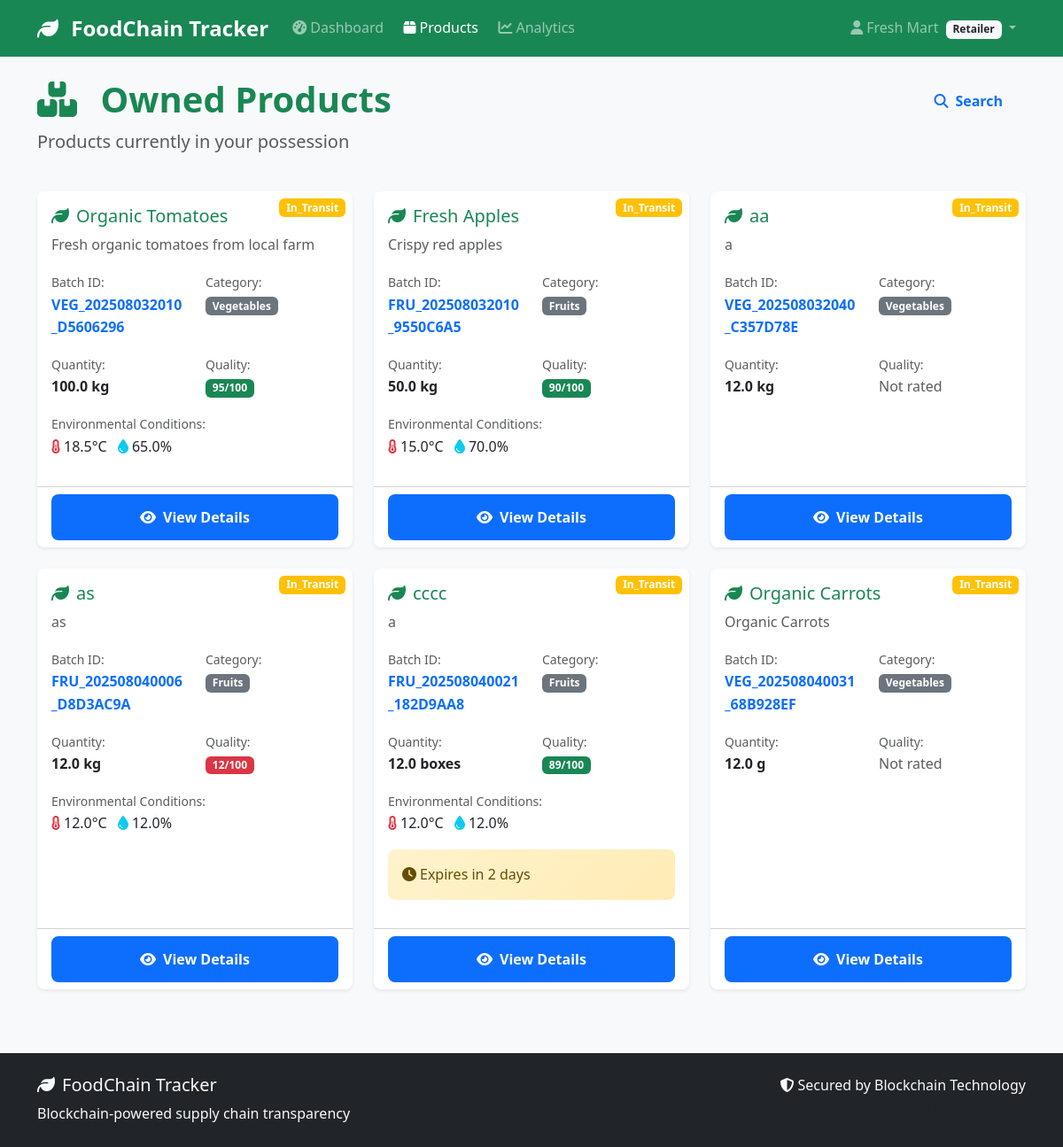
The app's page /products/ (signed in) with its own data.
### models/user.py (models this page shows, shortened)
class User(UserMixin, db.Model):
    __tablename__ = 'users'
    id = db.Column(db.Integer, primary_key=True)
    username = db.Column(db.String(80), unique=True, nullable=False)
    email = db.Column(db.String(120), unique=True, nullable=False)
    password_hash = db.Column(db.String(200), nullable=False)
    full_name = db.Column(db.String(100), nullable=False)
    phone = db.Column(db.String(20))
    address = db.Column(db.Text)
    role = db.Column(db.String(20), nullable=False)  # 'farmer', 'distributor', 'retailer', 'inspector'
    company_name = db.Column(db.String(100))
    license_number = db.Column(db.String(50))  # Business license or certification
    is_active = db.Column(db.Boolean, default=True)
    is_verified = db.Column(db.Boolean, default=False)  # For business verification
    created_at = db.Column(db.DateTime, default=datetime.utcnow)
    last_login = db.Column(db.DateTime)
    products_created = db.relationship('Product', foreign_keys='Product.created_by',
                                     backref='creator', lazy='dynamic')
    sent_transactions = db.relationship('Transaction', foreign_keys='Transaction.from_user_id',
                                      backref='sender', lazy='dynamic')
    received_transactions = db.relationship('Transaction', foreign_keys='Transaction.to_user_id',
                                          backref='receiver', lazy='dynamic')
    def get_role_display(self):
        role_names = {
            'farmer': 'Farmer/Producer',
            'distributor': 'Distributor',
            'retailer': 'Retailer',
            'inspector': 'Inspector'
        }
        return role_names.get(self.role, self.role.title())
    def can_create_products(self):
        return self.role == 'farmer'
    def can_transfer_products(self):
        return self.role in ['farmer', 'distributor']

### models/product.py (models this page shows, shortened)
class Product(db.Model):
    __tablename__ = 'products'
    id = db.Column(db.Integer, primary_key=True)
    batch_id = db.Column(db.String(50), unique=True, nullable=False)
    name = db.Column(db.String(100), nullable=False)
    category = db.Column(db.String(50), nullable=False)  # 'vegetables', 'fruits', 'grains', etc.
    description = db.Column(db.Text)
    quantity = db.Column(db.Float, nullable=False)  # Amount of product
    unit = db.Column(db.String(20), nullable=False)  # 'kg', 'tons', 'boxes', etc.
    quality_grade = db.Column(db.String(10))  # 'A', 'B', 'C', or custom grading
    quality_score = db.Column(db.Integer)  # 0-100 quality score
    origin_location = db.Column(db.String(200))  # Where product was produced
    harvest_date = db.Column(db.Date)
    expiry_date = db.Column(db.Date)
    current_location = db.Column(db.String(200))
    status = db.Column(db.String(50), default='created')  # 'created', 'in_transit', 'delivered', 'expired'
    temperature = db.Column(db.Float)  # Celsius
    humidity = db.Column(db.Float)     # Percentage
    pressure = db.Column(db.Float)     # For certain products
    created_by = db.Column(db.Integer, db.ForeignKey('users.id'), nullable=False)
    current_owner_id = db.Column(db.Integer, db.ForeignKey('users.id'), nullable=False)
    created_at = db.Column(db.DateTime, default=datetime.utcnow)
    updated_at = db.Column(db.DateTime, default=datetime.utcnow, onupdate=datetime.utcnow)
    current_owner = db.relationship('User', foreign_keys=[current_owner_id], backref='owned_products')
    transactions = db.relationship('Transaction', backref='product', lazy='dynamic', cascade='all, delete-orphan')
    def is_expired(self):
        if not self.expiry_date:
            return False
        return datetime.now().date() > self.expiry_date
    def days_until_expiry(self):
        if not self.expiry_date:
            return None
        delta = self.expiry_date - datetime.now().date()
        return delta.days

### routes/products.py (the view)
@products_bp.route('/')
@login_required
def list_products():
    page = request.args.get('page', 1, type=int)
    per_page = 20
    if current_user.role == 'farmer':
        products = Product.query.filter_by(created_by=current_user.id).paginate(
            page=page, per_page=per_page, error_out=False
        )
    elif current_user.role in ['distributor', 'retailer']:
        products = Product.query.filter_by(current_owner_id=current_user.id).paginate(
            page=page, per_page=per_page, error_out=False
        )
    else:
        products = Product.query.paginate(
            page=page, per_page=per_page, error_out=False
        )
    return render_template('products/list.html', products=products)

### templates/products/list.html (shortened to what this page needs)
{% extends "base.html" %}
{% block content %}
<div class="row mb-4">
    <div class="col-md-8">
        <h1 class="display-6 fw-bold text-success">
            <i class="fas fa-boxes me-3"></i>
            {% if current_user.role == 'farmer' %}
                My Products
            {% elif current_user.role in ['distributor', 'retailer'] %}
                Owned Products
            {% else %}
                All Products
            {% endif %}
        </h1>
        <p class="lead text-muted">
            {% if current_user.role == 'farmer' %}
                Products you have created and registered
            {% elif current_user.role in ['distributor', 'retailer'] %}
                Products currently in your possession
            {% else %}
                System-wide product overview
            {% endif %}
        </p>
    </div>
    <div class="col-md-4 text-end">
        <a href="{{ url_for('products.search_products') }}" class="btn btn-outline-primary">
            <i class="fas fa-search me-2"></i>Search
        </a>
    </div>
</div>
{% if products.items %}
    <div class="row">
        {% for product in products.items %}
            <div class="col-lg-4 col-md-6 mb-4">
                <div class="card h-100 shadow-sm">
                    <div class="position-relative">
                        <span class="position-absolute top-0 end-0 m-2 badge bg-{{ 'success' if product.status == 'created' else 'warning' if product.status == 'in_transit' else 'info' if product.status == 'delivered' else 'danger' }}">
                            {{ product.status.title() }}
                        </span>
                    </div>
                    <div class="card-body">
                        <h5 class="card-title text-success">
                            <i class="fas fa-leaf me-2"></i>{{ product.name }}
                        </h5>
                        <p class="card-text text-muted">{{ product.description[:100] }}{% if product.description|length > 100 %}...{% endif %}</p>
                        <div class="row mb-3">
                            <div class="col-6">
                                <small class="text-muted">Batch ID:</small><br>
                                <strong class="text-primary">{{ product.batch_id }}</strong>
                            </div>
                            <div class="col-6">
                                <small class="text-muted">Category:</small><br>
                                <span class="badge bg-secondary">{{ product.category.title() }}</span>
                            </div>
                        </div>
                        <div class="row mb-3">
                            <div class="col-6">
                                <small class="text-muted">Quantity:</small><br>
                                <strong>{{ product.quantity }} {{ product.unit }}</strong>
                            </div>
                            <div class="col-6">
                                <small class="text-muted">Quality:</small><br>
                                {% if product.quality_score %}
                                    <span class="badge bg-{{ 'success' if product.quality_score >= 80 else 'warning' if product.quality_score >= 60 else 'danger' }}">
                                        {{ product.quality_score }}/100
                                    </span>
                                {% else %}
                                    <span class="text-muted">Not rated</span>
                                {% endif %}
                            </div>
                        </div>
                        {% if product.temperature %}
                            <div class="mb-3">
                                <small class="text-muted">Environmental Conditions:</small><br>
                                <i class="fas fa-thermometer-half text-danger me-1"></i>{{ product.temperature }}°C
                                {% if product.humidity %}
                                    <i class="fas fa-tint text-info ms-2 me-1"></i>{{ product.humidity }}%
                                {% endif %}
                            </div>
                        {% endif %}
                        {% if product.is_expired() %}
                            <div class="alert alert-danger alert-sm mb-3">
                                <i class="fas fa-exclamation-triangle me-1"></i>Product Expired
                            </div>
                        {% elif product.days_until_expiry() and product.days_until_expiry() <= 7 %}
                            <div class="alert alert-warning alert-sm mb-3">
                                <i class="fas fa-clock me-1"></i>Expires in {{ product.days_until_expiry() }} days
                            </div>
                        {% endif %}
                    </div>
                    <div class="card-footer bg-transparent">
                        <div class="d-grid gap-2">
                            <a href="{{ url_for('products.view_product', id=product.id) }}" class="btn btn-primary">
                                <i class="fas fa-eye me-2"></i>View Details
                            </a>
                        </div>
                    </div>
                </div>
            </div>
        {% endfor %}
    </div>
{% endif %}
{% endblock %}

### templates/base.html (shortened to what this page needs)
<!DOCTYPE html>
<html lang="en">
<head>
    <link href="https://cdn.jsdelivr.net/npm/bootstrap@5.3.0/dist/css/bootstrap.min.css" rel="stylesheet">
    <link href="https://cdnjs.cloudflare.com/ajax/libs/font-awesome/6.4.0/css/all.min.css" rel="stylesheet">
    <link href="{{ url_for('static', filename='css/style.css') }}" rel="stylesheet">
</head>
<body>
    <nav class="navbar navbar-expand-lg navbar-dark bg-success">
        <div class="container">
            <a class="navbar-brand" href="{{ url_for('index') }}">
                <i class="fas fa-leaf me-2"></i>
                FoodChain Tracker
            </a>
            <div class="collapse navbar-collapse" id="navbarNav">
                <ul class="navbar-nav me-auto">
                    {% if current_user.is_authenticated %}
                        <li class="nav-item">
                            <a class="nav-link" href="{{ url_for('dashboard.main') }}">
                                <i class="fas fa-tachometer-alt me-1"></i>Dashboard
                            </a>
                        </li>
                        <li class="nav-item">
                            <a class="nav-link" href="{{ url_for('products.list_products') }}">
                                <i class="fas fa-box me-1"></i>Products
                            </a>
                        </li>
                        <li class="nav-item">
                            <a class="nav-link" href="{{ url_for('analytics.dashboard') }}">
                                <i class="fas fa-chart-line me-1"></i>Analytics
                            </a>
                        </li>
                    {% endif %}
                </ul>
                <ul class="navbar-nav">
                    {% if current_user.is_authenticated %}
                        <li class="nav-item dropdown">
                            <a class="nav-link dropdown-toggle" href="#" id="navbarDropdown" role="button" data-bs-toggle="dropdown">
                                <i class="fas fa-user me-1"></i>{{ current_user.full_name }}
                                <span class="badge bg-light text-dark ms-1">{{ current_user.get_role_display() }}</span>
                            </a>
                        </li>
                    {% endif %}
                </ul>
            </div>
        </div>
    </nav>
    <main class="container my-4">
        {% block content %}{% endblock %}
    </main>
    <footer class="bg-dark text-light py-4 mt-5">
        <div class="container">
            <div class="row">
                <div class="col-md-6">
                    <h5><i class="fas fa-leaf me-2"></i>FoodChain Tracker</h5>
                    <p class="mb-0">Blockchain-powered supply chain transparency</p>
                </div>
                <div class="col-md-6 text-md-end">
                    <p class="mb-0">
                        <i class="fas fa-shield-alt me-1"></i>Secured by Blockchain Technology
                    </p>
                    <small class="text-muted">© 2024 FoodChain Tracker. All rights reserved.</small>
                </div>
            </div>
        </div>
    </footer>
</body>
</html>

### static/css/style.css (style rules this page uses)
:root { --primary-green: #28a745; --secondary-green: #20c997; --success-green: #198754; --warning-orange: #fd7e14; --danger-red: #dc3545; --info-blue: #0dcaf0; --dark-blue: #0d6efd; --light-gray: #f8f9fa; --border-radius: 0.5rem; --shadow: 0 0.125rem 0.25rem rgba(0, 0, 0, 0.075); --shadow-lg: 0 1rem 3rem rgba(0, 0, 0, 0.175); }
body { font-family: 'Segoe UI', Tahoma, Geneva, Verdana, sans-serif; background-color: #f8f9fa; line-height: 1.6; }
.navbar-brand { font-weight: 700; font-size: 1.5rem; }
.navbar-nav .nav-link { font-weight: 500; border-radius: var(--border-radius); margin: 0 0.2rem; transition: all 0.3s ease; }
.card { border: none; border-radius: var(--border-radius); box-shadow: var(--shadow); transition: all 0.3s ease; }
.btn { border-radius: var(--border-radius); font-weight: 600; padding: 0.75rem 1.5rem; transition: all 0.3s ease; border: 2px solid transparent; }
.alert { border-radius: var(--border-radius); border: none; font-weight: 500; }
.alert-warning { background: linear-gradient(135deg, #fff3cd 0%, #ffecb5 100%); color: #664d03; }

### records on screen
User: full_name "Fresh Mart", role "Retailer"
Product: status "In_Transit", name "Organic Tomatoes", description "Fresh organic tomatoes from local farm", batch_id "VEG_202508032010_D5606296", category "Vegetables", quantity "100.0", unit "kg", quality_score "95", temperature "18.5", humidity "65.0"
Product: status "In_Transit", name "Fresh Apples", description "Crispy red apples", batch_id "FRU_202508032010_9550C6A5", category "Fruits", quantity "50.0", unit "kg", quality_score "90", temperature "15.0", humidity "70.0"
Product: status "In_Transit", name "aa", description "a", batch_id "VEG_202508032040_C357D78E", category "Vegetables", quantity "12.0", unit "kg", quality_score "Not rated"
Product: status "In_Transit", name "as", description "as", batch_id "FRU_202508040006_D8D3AC9A", category "Fruits", quantity "12.0", unit "kg", quality_score "12", temperature "12.0", humidity "12.0"
Product: status "In_Transit", name "cccc", description "a", batch_id "FRU_202508040021_182D9AA8", category "Fruits", quantity "12.0", unit "boxes", quality_score "89", temperature "12.0", humidity "12.0", days_until_expiry "2"
Product: status "In_Transit", name "Organic Carrots", description "Organic Carrots", batch_id "VEG_202508040031_68B928EF", category "Vegetables", quantity "12.0", unit "g", shows "Not rated"
